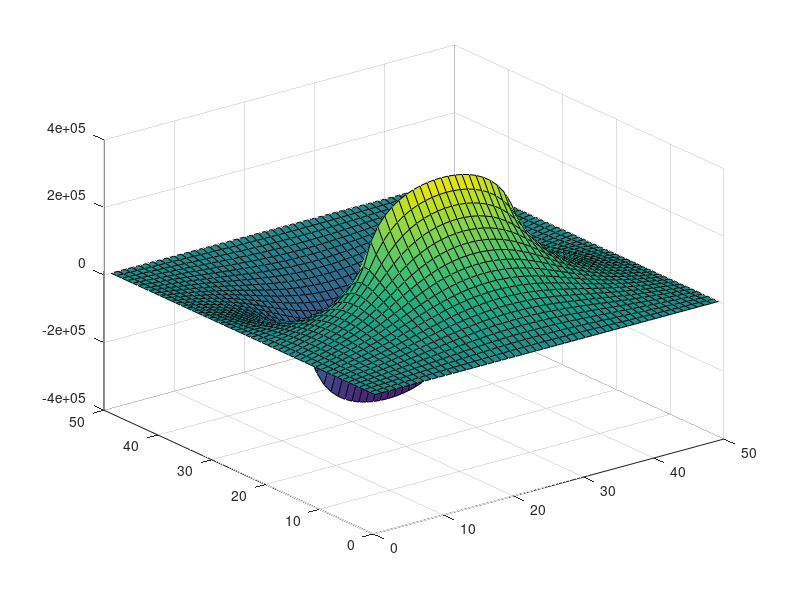

Source code (MATLAB):
function poisson
%gauss seidel data carica (problema di poisson)

%parametri fisici
e_0=8.885e-12;
q=1e-06;

%griglia e inizializzazione
M=50;
V=zeros(M,M);


carica=zeros(M,M);
carica(20,15:35)=q;
carica(30,15:35)=-q;

%precisione
delta=zeros(M,M);
e_r=0.001;
e_a=0.001;


delta_max=100000;
V_max=0;


while(delta_max >= e_a+e_r*abs(V_max))
     
    
    for i=2:M-1
            
        for j=2:M-1
                V_n=V(i,j);
                V(i,j)=0.25*(V(i+1,j)+V(i-1,j)+V(i,j+1)+V(i,j-1))+(1/(4*e_0))*carica(i,j);
                delta(i,j)=abs(V_n-V(i,j));
            
        end
    end  
    
  delta_max=max(max(delta));
  V_max=max(max(V));
  surf(V);
  drawnow;
    
end




                                 